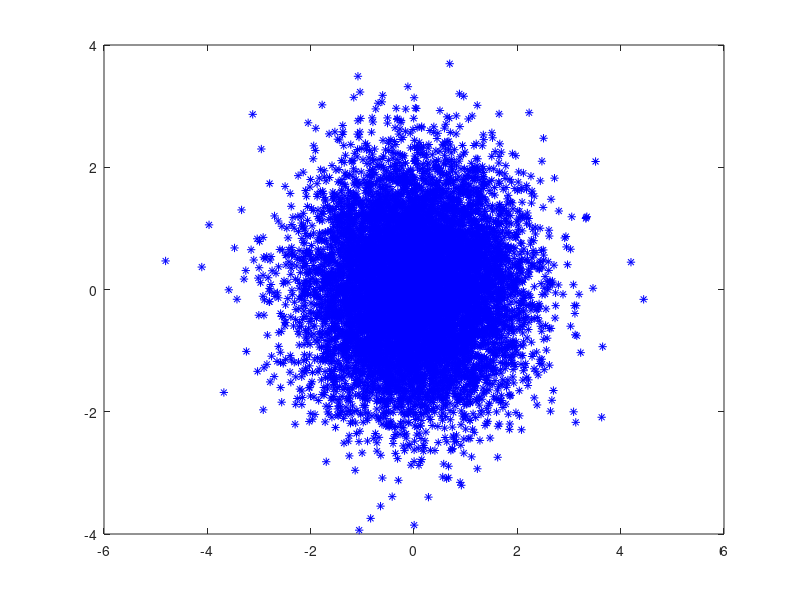
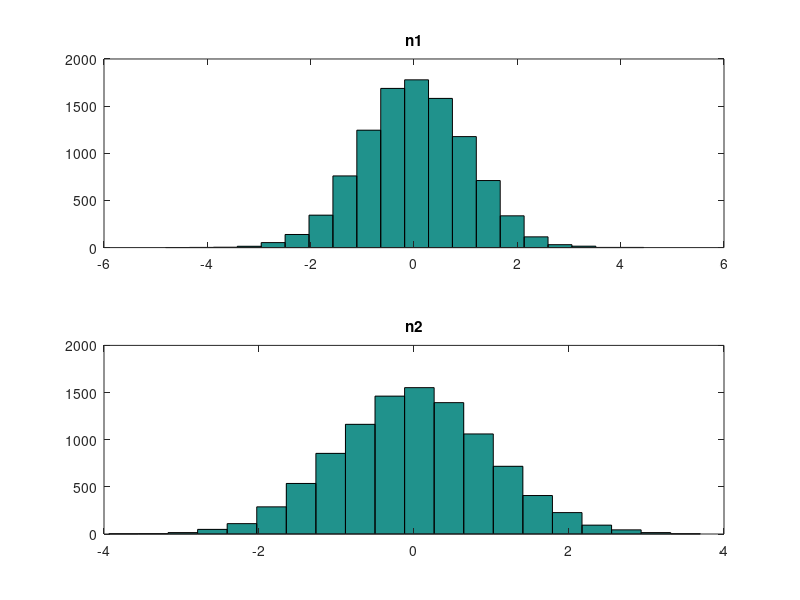

Write the MATLAB code that produced these figures, in order.
% rand_transform2.m
% Przeksztalcenie Boxa-Millera
close all;clear all;
disp('Rownomierny R[0,1] --> Normalny (0,1)')
N = 10000;
r1 = rand(1,N);
r2 = rand(1,N);
n1 = sqrt(-2*log(r1)) .* cos(2*pi*r2);
n2 = sqrt(-2*log(r1)) .* sin(2*pi*r2);
figure;
subplot(111); plot(n1,n2,'b*'); pause
figure;
subplot(211); hist(n1,20); title('n1');
subplot(212); hist(n2,20); title('n2'); pause